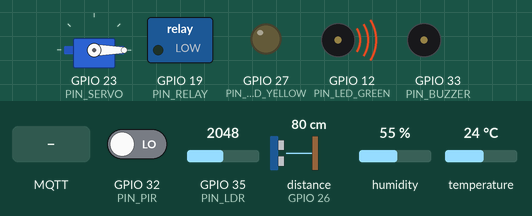
This sketch was run on a simulated ESP32. On the bench: servo, switched loads named in the sketch (green lamp = pin HIGH), output pins drawn as LEDs (lit = HIGH), buzzer (waves = sounding, pin HIGH). Wiring (inferred from the names in the program): ultrasonic range finder: trigger GPIO 25; echo GPIO 26. Inputs (shaded band) come from the test bench; at power-on: GPIO 32 (PIN_PIR) LOW, distance to the obstacle (sensor on GPIO 26) 80 cm, temperature 24 °C, GPIO 35 (PIN_LDR) = 2048, humidity 55 %. The echo pulse lasts 58.3 µs per cm; WiFi joins after 1.5 s; servers stay silent unless stated; no MQTT or app messages arrive unless stated; pins used as bus, display or sensor lines are not drawn; what the sketch prints to the serial monitor is not drawn.

Above: at 2.7 s.
2.8 s: GPIO 32 (PIN_PIR) driven HIGH
At 5.1 s:
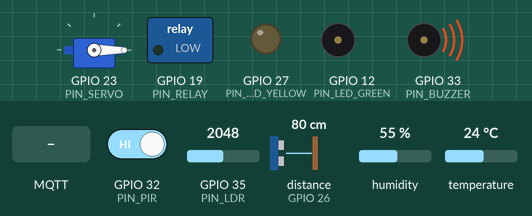
At 6.7 s:
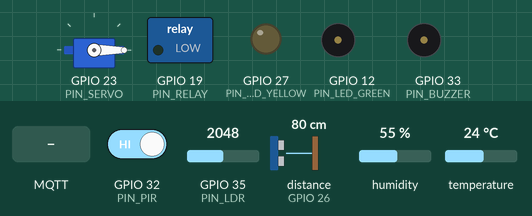
8.8 s: distance to the obstacle (sensor on GPIO 26) set to 23 cm
13.5 s: distance to the obstacle (sensor on GPIO 26) set to 19 cm
At 15.0 s:
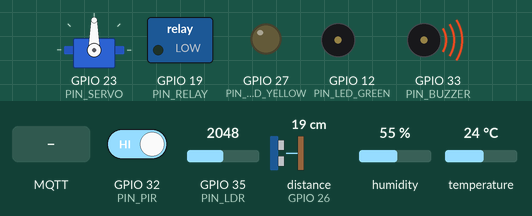
19.5 s: temperature set to 29.6 °C
21.5 s: temperature set to 30.5 °C
At 22.4 s:
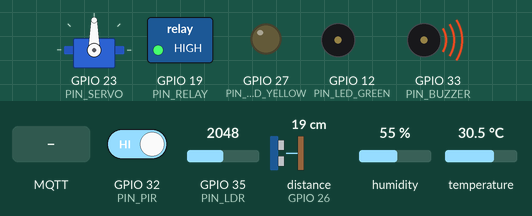
27.5 s: MQTT message "1" arrives on the first subscribed topic
Timing chart, 0 to 30.5 s (numbered marks = the images above; inputs shaded):
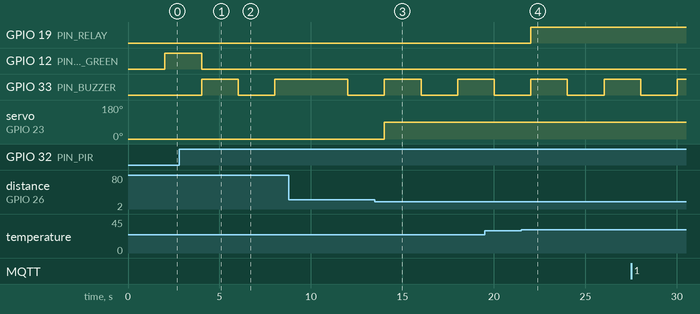

Measured:
- the behaviour switches between 21 and 20 cm on distance to the obstacle (sensor on GPIO 26) (found by bisection; images 2 and 3)
- the behaviour switches between 30 and 30.1 °C on temperature (found by bisection; images 3 and 4)
- after the input at 2.8 s, GPIO 12 (PIN_LED_GREEN): HIGH → LOW after 1.2 s; GPIO 33 (PIN_BUZZER): LOW → HIGH after 1.2 s, → LOW 2.0 s later, → HIGH 2.0 s later
- after the input at 13.5 s, servo on GPIO 23 (PIN_SERVO): 0° → 90° after 0.52 s
- after the input at 21.5 s, GPIO 19 (PIN_RELAY): LOW → HIGH after 0.52 s

The sketch:

smart_env_monitor.ino
```cpp
#include <WiFi.h>
#include <PubSubClient.h>
#include <DHTesp.h>
#include <ESP32Servo.h>
#include <ArduinoJson.h>

// ----------------- WiFi & MQTT Settings -----------------
const char* WIFI_SSID     = "Wokwi-GUEST";
const char* WIFI_PASS     = "";
const char* BROKER_ADDR   = "test.mosquitto.org";
const int   BROKER_PORT   = 1883;
const char* CLIENT_ID     = "ESP32_EnvMonitor";

// ----------------- Pin Configurations-----------------
#define PIN_DHT        16
#define PIN_LDR        35
#define PIN_PIR        32
#define PIN_TRIG       25
#define PIN_ECHO       26
#define PIN_LED_RED    14
#define PIN_LED_GREEN  12
#define PIN_LED_YELLOW 27
#define PIN_BUZZER     33
#define PIN_SERVO      23
#define PIN_RELAY      19

// ----------------- Objects -----------------
WiFiClient wifiClient;
PubSubClient mqttClient(wifiClient);
DHTesp dhtSensor;
Servo servoBarrier;

// ----------------- Thresholds -----------------
float maxTemperature = 30.0f;
int   minLight      = 500;
float minDistance   = 20.0f;

// ----------------- Timing -----------------
unsigned long lastSensorMs    = 0;
unsigned long lastHeartbeatMs = 0;
const unsigned long SENSOR_INTERVAL_MS    = 2000;
const unsigned long HEARTBEAT_INTERVAL_MS = 10000;

bool buzzerActive      = false;
unsigned long buzzerStartTime = 0;
const unsigned long BUZZER_DURATION_MS  = 2000;

// ----------------- Manual Overrides -----------------
bool overrideLED    = false;
bool overrideBuzzer = false;
bool overrideServo  = false;
bool overrideRelay  = false;

// ----------------- WIFI -----------------
void setupWiFi() {
  if (WiFi.status() == WL_CONNECTED) return;

  Serial.print("Connecting WiFi...");
  WiFi.begin(WIFI_SSID, WIFI_PASS);

  int attempts = 0;
  while (WiFi.status() != WL_CONNECTED && attempts < 20) {
    delay(500);
    Serial.print(".");
    attempts++;
  }

  if (WiFi.status() == WL_CONNECTED) {
    Serial.println(" connected!");
    Serial.print("IP: "); Serial.println(WiFi.localIP());
  } else {
    Serial.println(" failed, retrying...");
  }
}

// ----------------- MQTT Callback -----------------
void onMQTTMessage(char* topic, byte* payload, unsigned int len) {
  char msg[256];
  len = (len >= sizeof(msg)) ? sizeof(msg)-1 : len;
  memcpy(msg, payload, len);
  msg[len] = '\0';

  Serial.print("MQTT received ["); Serial.print(topic); Serial.print("]: "); Serial.println(msg);

  StaticJsonDocument<256> doc;
  if (deserializeJson(doc, msg)) return;

  String t = String(topic);

  if (t == "actuators/led") {
    String state = doc["state"] | "off";
    String color = doc["color"] | "red";

    overrideLED = (state == "on");

    digitalWrite(PIN_LED_RED, LOW);
    digitalWrite(PIN_LED_GREEN, LOW);
    digitalWrite(PIN_LED_YELLOW, LOW);

    if (state == "on") {
      if (color == "red")    digitalWrite(PIN_LED_RED, HIGH);
      if (color == "green")  digitalWrite(PIN_LED_GREEN, HIGH);
      if (color == "yellow") digitalWrite(PIN_LED_YELLOW, HIGH);
    }
  }
  else if (t == "actuators/buzzer") {
    String state = doc["state"] | "off";
    overrideBuzzer = (state == "on");
    digitalWrite(PIN_BUZZER, overrideBuzzer ? HIGH : LOW);
  }
  else if (t == "actuators/servo") {
    int angle = doc["angle"] | 0;
    overrideServo = true;
    angle = constrain(angle, 0, 180);
    servoBarrier.write(angle);
  }
  else if (t == "actuators/relay") {
    String state = doc["state"] | "off";
    overrideRelay = (state == "on");
    digitalWrite(PIN_RELAY, overrideRelay ? HIGH : LOW);
  }
  else if (t == "config/thresholds") {
    maxTemperature = doc["temp_max"] | maxTemperature;
    minLight       = doc["light_min"] | minLight;
    minDistance    = doc["dist_min"] | minDistance;

    Serial.printf("Thresholds updated -> Temp: %.1f, Light: %d, Dist: %.1f\n", maxTemperature, minLight, minDistance);
  }
}

// ----------------- MQTT Connect -----------------
void connectMQTT() {
  if (mqttClient.connected()) return;

  while (!mqttClient.connected()) {
    Serial.print("Connecting MQTT...");
    if (mqttClient.connect(CLIENT_ID)) {
      Serial.println(" connected");
      mqttClient.subscribe("actuators/led");
      mqttClient.subscribe("actuators/buzzer");
      mqttClient.subscribe("actuators/servo");
      mqttClient.subscribe("actuators/relay");
      mqttClient.subscribe("config/thresholds");
    } else {
      Serial.printf(" failed, rc=%d\n", mqttClient.state());
      delay(5000);
    }
  }
}

// ----------------- Sensors -----------------
float getDistance() {
  digitalWrite(PIN_TRIG, LOW);
  delayMicroseconds(2);
  digitalWrite(PIN_TRIG, HIGH);
  delayMicroseconds(10);
  digitalWrite(PIN_TRIG, LOW);

  long dur = pulseIn(PIN_ECHO, HIGH, 30000);
  float dist = (dur * 0.0343f) / 2.0f;
  if (dist <= 0 || dist > 400) return -1.0f;
  return dist;
}

// ----------------- Publish Sensor Data -----------------
void sendSensorData(float temp, float hum, int light, bool motion, float dist) {
  char buf[160];

  snprintf(buf, sizeof(buf), "{\"value\":%.1f,\"unit\":\"C\"}", temp);
  mqttClient.publish("sensors/temperature", buf);

  snprintf(buf, sizeof(buf), "{\"value\":%.1f,\"unit\":\"%%\"}", hum);
  mqttClient.publish("sensors/humidity", buf);

  const char* lightLevel = (light > minLight) ? "bright" : "dark";
  snprintf(buf, sizeof(buf), "{\"value\":%d,\"level\":\"%s\"}", light, lightLevel);
  mqttClient.publish("sensors/light", buf);

  snprintf(buf, sizeof(buf), "{\"detected\":%s}", motion ? "true" : "false");
  mqttClient.publish("sensors/motion", buf);

  if (dist > 0.0f) {
    snprintf(buf, sizeof(buf), "{\"value\":%.1f,\"unit\":\"cm\"}", dist);
    mqttClient.publish("sensors/distance", buf);
  }
}

// ----------------- Heartbeat -----------------
void sendHeartbeat() {
  char buf[200];
  snprintf(buf, sizeof(buf),
           "{\"uptime\":%lu,\"rssi\":%ld,\"heap\":%u}",
           millis()/1000, WiFi.RSSI(), ESP.getFreeHeap());
  mqttClient.publish("system/status", buf);
}

// ----------------- Automatic Rules -----------------
void runActuatorLogic(float temp, int light, bool motion, float dist) {
  if (!overrideLED && !overrideRelay) {
    if (temp > maxTemperature) {
      digitalWrite(PIN_LED_RED, HIGH);
      digitalWrite(PIN_RELAY, HIGH);
    } else {
      digitalWrite(PIN_LED_RED, LOW);
      digitalWrite(PIN_RELAY, LOW);
    }
  }

  if (!overrideLED) {
    digitalWrite(PIN_LED_YELLOW, light < minLight ? HIGH : LOW);
  }

  if (!overrideBuzzer) {
    if (motion && !buzzerActive) {
      buzzerActive = true;
      buzzerStartTime = millis();
      digitalWrite(PIN_BUZZER, HIGH);
    }
    if (buzzerActive && (millis() - buzzerStartTime >= BUZZER_DURATION_MS)) {
      buzzerActive = false;
      digitalWrite(PIN_BUZZER, LOW);
    }
  }

  if (!overrideServo) {
    servoBarrier.write((dist>0 && dist < minDistance) ? 90 : 0);
  }

  if (!overrideLED) {
    bool normal = (temp <= maxTemperature) && (light >= minLight) && !motion;
    digitalWrite(PIN_LED_GREEN, normal ? HIGH : LOW);
  }
}

// ----------------- Setup -----------------
void setup() {
  Serial.begin(115200);
  Serial.println("=== ESP32 Environment Monitor ===");

  dhtSensor.setup(PIN_DHT, DHTesp::DHT22);
  pinMode(PIN_LDR, INPUT);
  pinMode(PIN_PIR, INPUT);
  pinMode(PIN_TRIG, OUTPUT);
  pinMode(PIN_ECHO, INPUT);

  pinMode(PIN_LED_RED, OUTPUT);
  pinMode(PIN_LED_GREEN, OUTPUT);
  pinMode(PIN_LED_YELLOW, OUTPUT);
  pinMode(PIN_BUZZER, OUTPUT);
  pinMode(PIN_RELAY, OUTPUT);
  servoBarrier.attach(PIN_SERVO);
  servoBarrier.write(0);

  setupWiFi();
  mqttClient.setServer(BROKER_ADDR, BROKER_PORT);
  mqttClient.setCallback(onMQTTMessage);
  mqttClient.setBufferSize(512);
  connectMQTT();
}

// ----------------- Main Loop -----------------
void loop() {
  if (WiFi.status() != WL_CONNECTED) setupWiFi();
  if (!mqttClient.connected()) connectMQTT();
  mqttClient.loop();

  unsigned long now = millis();
  if (now - lastSensorMs >= SENSOR_INTERVAL_MS) {
    lastSensorMs = now;

    float t = dhtSensor.getTemperature();
    float h = dhtSensor.getHumidity();
    int l = analogRead(PIN_LDR);
    bool m = digitalRead(PIN_PIR) == HIGH;
    float d = getDistance();

    if (!isnan(t) && !isnan(h)) {
      sendSensorData(t, h, l, m, d);
      runActuatorLogic(t, l, m, d);

      Serial.printf("[%lus] T=%.1fC H=%.1f%% L=%d M=%s D=%.1fcm\n",
                    now/1000, t, h, l, m?"Y":"N", d);
    } else {
      Serial.println("DHT read error!");
    }
  }

  if (now - lastHeartbeatMs >= HEARTBEAT_INTERVAL_MS) {
    lastHeartbeatMs = now;
    sendHeartbeat();
  }
}
```
